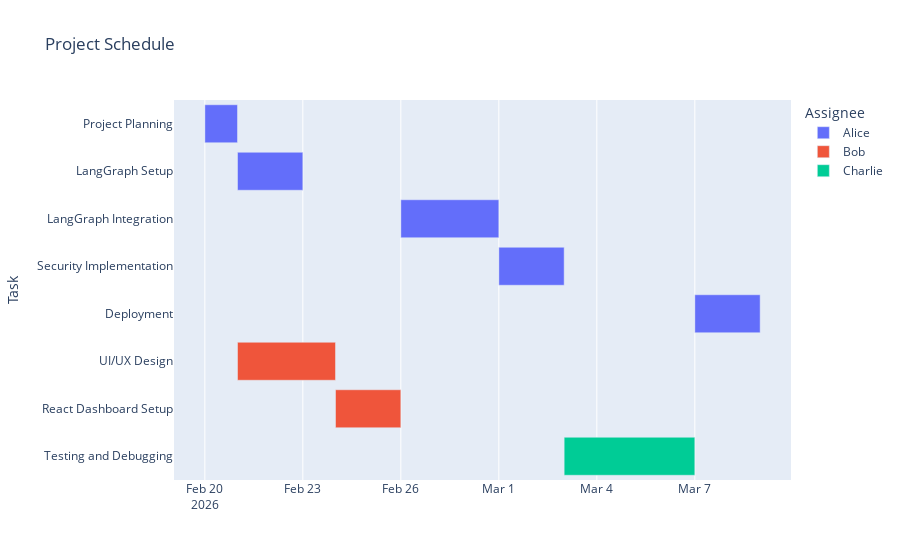

Write notebook code for a chart like this one.
### Markdown cell above
Visualization & Reporting

### Code cell
# --- 1. Report Metadata ---
display(Markdown(f"# Project Report: {final_state['project_description']}"))
display(Markdown(f"**Risk Score History:** {final_state['project_risk_score_iterations']}"))

# --- 2. Org Chart ---
print("\nTeam Structure:")
for m in final_state['team'].team_members:
    print(f"└── {m.name} ({m.role})")

# --- 3. Gantt Chart Data Prep ---
sched_data = []
start_date_base = datetime.now()

# Create a lookup for Allocations to avoid O(N^2) loop
alloc_map = {a.task.task_name: a.team_member.name for a in final_state['task_allocations'].task_allocations}

for item in final_state['schedule'].schedule:
    t_name = item.task.task_name
    assignee = alloc_map.get(t_name, "Unassigned")
    
    # Date Math
    s_date = start_date_base + timedelta(days=item.start_day)
    e_date = start_date_base + timedelta(days=item.end_day)
    
    sched_data.append({
        "Task": t_name,
        "Start": s_date.strftime("%Y-%m-%d"),
        "Finish": e_date.strftime("%Y-%m-%d"),
        "Assignee": assignee,
        "Duration": item.end_day - item.start_day
    })

df = pd.DataFrame(sched_data).sort_values("Start")

# --- 4. Plot ---
if not df.empty:
    fig = px.timeline(
        df, 
        x_start="Start", 
        x_end="Finish", 
        y="Task", 
        color="Assignee",
        title="Project Schedule"
    )
    fig.update_yaxes(autorange="reversed")
    fig.show()
else:
    print("No schedule data to plot.")

### Figure 1 — Plotly figure (JSON) as saved in the notebook; plotly's stock layout.template omitted (floating-point values rounded to 4 significant figures)
{"data": [{"base": ["2026-02-20T00:00:00.000000000", "2026-02-21T00:00:00.000000000", "2026-02-26T00:00:00.000000000", "2026-03-01T00:00:00.000000000", "2026-03-07T00:00:00.000000000"], "hovertemplate": "Assignee=Alice<br>Start=%{base}<br>Finish=%{x}<br>Task=%{y}<extra></extra>", "legendgroup": "Alice", "marker": {"color": "#636efa", "pattern": {"shape": ""}}, "name": "Alice", "orientation": "h", "showlegend": true, "textposition": "auto", "type": "bar", "x": [86400000, 172800000, 259200000, 172800000, 172800000], "xaxis": "x", "y": ["Project Planning", "LangGraph Setup", "LangGraph Integration", "Security Implementation", "Deployment"], "yaxis": "y"}, {"base": ["2026-02-21T00:00:00.000000000", "2026-02-24T00:00:00.000000000"], "hovertemplate": "Assignee=Bob<br>Start=%{base}<br>Finish=%{x}<br>Task=%{y}<extra></extra>", "legendgroup": "Bob", "marker": {"color": "#EF553B", "pattern": {"shape": ""}}, "name": "Bob", "orientation": "h", "showlegend": true, "textposition": "auto", "type": "bar", "x": [259200000, 172800000], "xaxis": "x", "y": ["UI/UX Design", "React Dashboard Setup"], "yaxis": "y"}, {"base": ["2026-03-03T00:00:00.000000000"], "hovertemplate": "Assignee=Charlie<br>Start=%{base}<br>Finish=%{x}<br>Task=%{y}<extra></extra>", "legendgroup": "Charlie", "marker": {"color": "#00cc96", "pattern": {"shape": ""}}, "name": "Charlie", "orientation": "h", "showlegend": true, "textposition": "auto", "type": "bar", "x": [345600000], "xaxis": "x", "y": ["Testing and Debugging"], "yaxis": "y"}], "layout": {"barmode": "overlay", "legend": {"title": {"text": "Assignee"}, "tracegroupgap": 0}, "title": {"text": "Project Schedule"}, "xaxis": {"anchor": "y", "domain": [0, 1], "type": "date"}, "yaxis": {"anchor": "x", "autorange": "reversed", "domain": [0, 1], "title": {"text": "Task"}}}}
